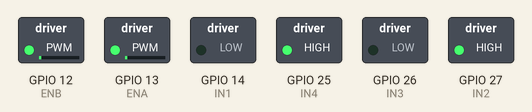
The program below on a simulated ESP32. On the bench: switched loads named in the program (green lamp = pin HIGH). Nothing arrives over Bluetooth unless stated; what the program prints to the serial monitor is not drawn.

Above: at 0.1 s.
Timing chart, 0 to 1.6 s (numbered marks = the images above):
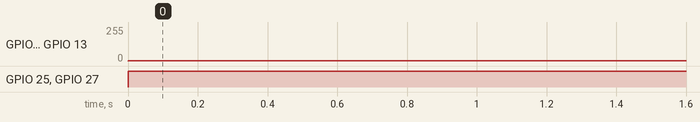

Measured:
- by itself, GPIO 12 (ENB), GPIO 13 (ENA): 0/255 → 1/255 at 0.00 s
- by itself, GPIO 25 (IN4), GPIO 27 (IN2): LOW → HIGH at 0.00 s

The program:

main.cpp
```cpp
// Codigo generado por ChatGPT en su mayoria, con algunos ajustes acordes a conexiones fisicas.
#include <Arduino.h>
#include <PS4Controller.h>


// Pines L298N conectados al ESP32
#define IN1 14
#define IN2 27
#define IN3 26
#define IN4 25
#define ENA 13  // PWM para motor A
#define ENB 12  // PWM para motor B

// Canales PWM (de 0 a 15 en ESP32)
// Revisar en documentacion a que canal pertenece el pin
#define ENA_CH 4
#define ENB_CH 5

// Metodos para mostrar mensaje cuando DS4 se conecta o se desconecta
void onConnect();
void onDisConnect();

void setup() {
  Serial.begin(115200);
  // Configuración de pines digitales
  pinMode(IN1, OUTPUT);
  pinMode(IN2, OUTPUT);
  pinMode(IN3, OUTPUT);
  pinMode(IN4, OUTPUT);

  // Configuración PWM
  ledcSetup(ENA_CH, 1000, 8);  // canal, frecuencia (Hz), resolución (bits)
  ledcSetup(ENB_CH, 1000, 8);
  ledcAttachPin(ENA, ENA_CH);
  ledcAttachPin(ENB, ENB_CH);

  PS4.attachOnConnect(onConnect);
  PS4.attachOnDisconnect(onDisConnect);
  PS4.begin();
  Serial.println("Esperando conexión del control PS4...");
}

void loop() {
  if (PS4.isConnected()) {
    // Leer joysticks
    int throttle = -PS4.LStickY(); // Velocidad (adelante/atrás)
    int turn     = PS4.RStickX();  // Giro (izquierda/derecha)

    // Mapear valores de -128~127 a -255~255
    throttle = map(throttle, -128, 127, -255, 255);
    turn     = map(turn,     -128, 127, -255, 255);

    int leftPWM, rightPWM;

    if (abs(throttle) < 20) {
      // Giro en el lugar (detenido)
      leftPWM  = -turn;
      rightPWM = turn;
    } else {
      // Movimiento con giro suave
      float turnScale = 1.0 - (abs(throttle) / 255.0) * 0.6;
      turn = -turn * turnScale; // Invertimos giro aquí
      leftPWM  = throttle - turn;
      rightPWM = throttle + turn;
    }

    // Limitar valores entre -255 y 255
    leftPWM  = constrain(leftPWM,  -255, 255);
    rightPWM = constrain(rightPWM, -255, 255);

    // MOTOR IZQUIERDO
    if (leftPWM >= 0) {
      digitalWrite(IN3, HIGH);
      digitalWrite(IN4, LOW);
    } else {
      digitalWrite(IN3, LOW);
      digitalWrite(IN4, HIGH);
    }

    // MOTOR DERECHO
    if (rightPWM >= 0) {
      digitalWrite(IN1, LOW);
      digitalWrite(IN2, HIGH);
    } else {
      digitalWrite(IN1, HIGH);
      digitalWrite(IN2, LOW);
    }

    // Aplicar PWM absoluto
    ledcWrite(ENA_CH, abs(leftPWM));
    ledcWrite(ENB_CH, abs(rightPWM));

    // Debug
    Serial.printf("Throttle: %d | Turn: %d | L: %d | R: %d\n", throttle, turn, leftPWM, rightPWM);
  }
}
void onConnect()
  {
    Serial.println("Connected!.");
  }

  void onDisConnect()
  {
    Serial.println("Disconnected!.");
  } 
```
